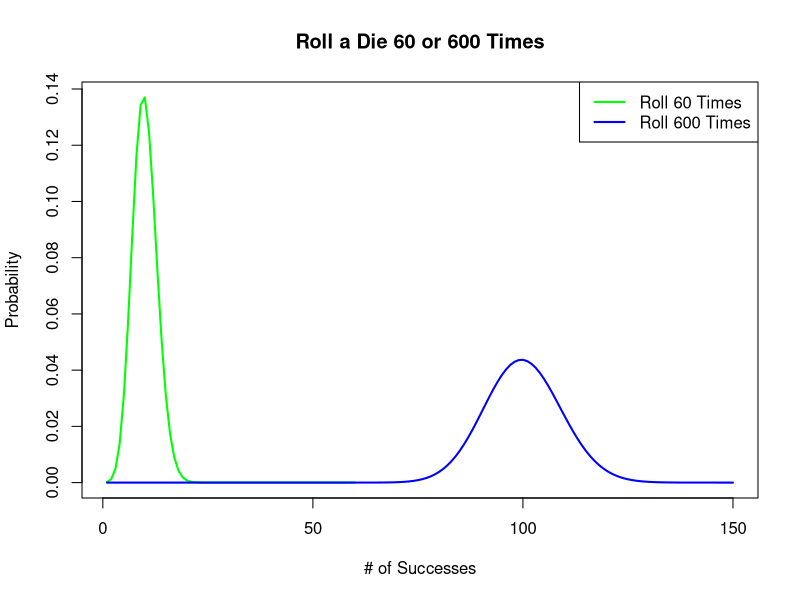
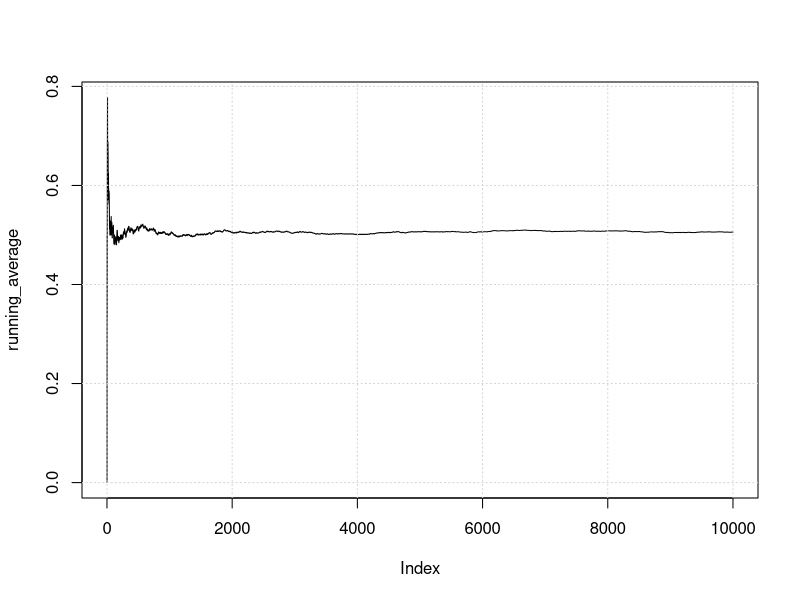
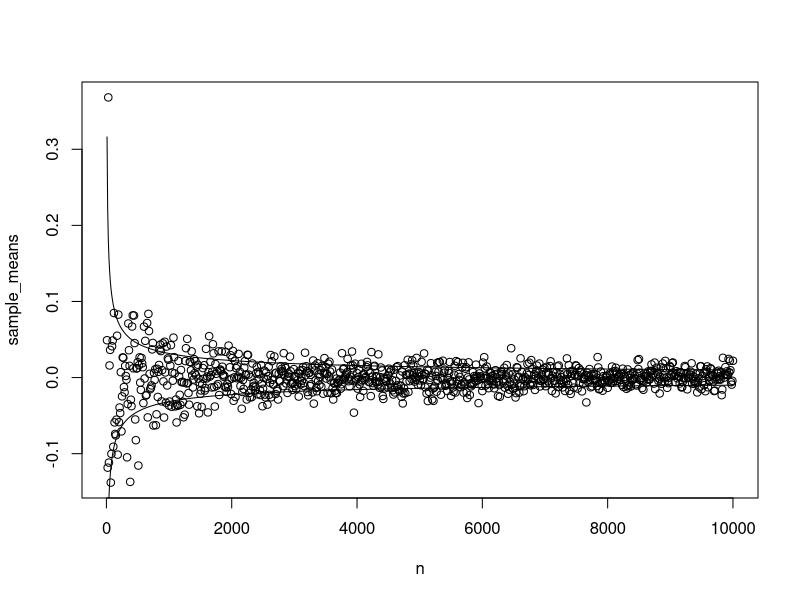
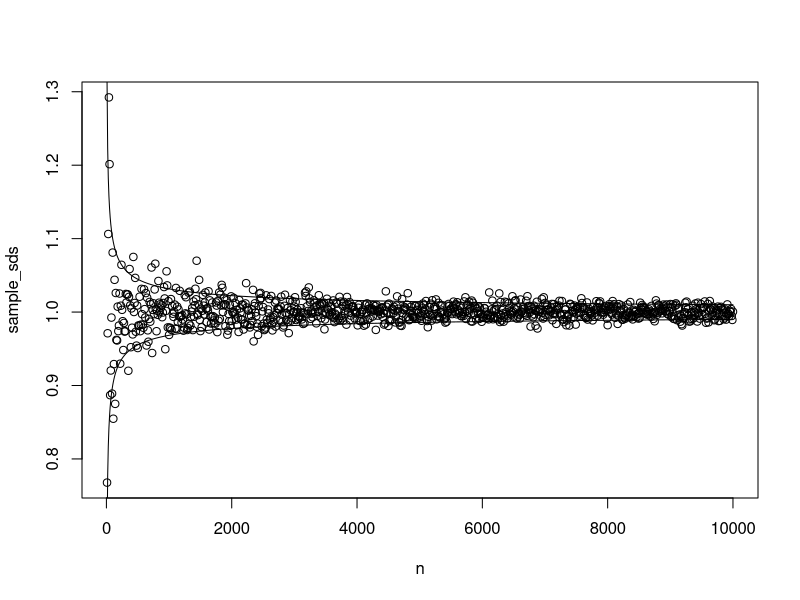

Reproduce these figures in R, in order.
##--------------------------------------------
##
## Sampling examples
##
## Class: PCE 350 Data Science Methods Class
##
##
##--------------------------------------------

## Create and data frame and look at the group size in the sample
data = data.frame(index = 1:200,
                  var1 = rnorm(200),
                  group = sample(1:4, 200, replace=TRUE, prob=c(0.1,0.3,0.4,0.2)))
require(dplyr)
data %>% group_by(group) %>% summarise(n.group = n(), mean.index = mean(var1))

##----Bernoulli Sampling-----
p = 0.1
bernoulli_sample = data[runif(200)<p,] # Yay for R vectorization
bernoulli_sample %>% group_by(group) %>% summarise(n.group = n(), mean.index = mean(var1))

##----Simple Random Sample-----
size = 15
simple_random_sample = data[sample(1:nrow(data), size),]
simple_random_sample %>% group_by(group) %>% summarise(n.group = n(), mean.index = mean(var1))


##-----Stratified Sampling for equal numbers -----
n = 5
stratified_sample = data %>% group_by(group) %>% sample_n(n, replace = FALSE)
stratified_sample %>% group_by(group) %>% summarise(n.group = n(), mean.index = mean(var1))


##----Cluster Sampling-----
num_clusters = 10
data$cluster_labels = sample(rep(1:num_clusters,each=2*num_clusters))
clusters_sampled = sample(1:10, 3) # Pick three clusters to sample
cluster_sample = data[data$cluster_labels %in% clusters_sampled,]
cluster_sample %>% group_by(cluster_labels) %>% summarise(n.group = n(), mean.index = mean(var1))
cluster_sample %>% group_by(group) %>% summarise(n.group = n(), mean.index = mean(var1))
cluster_sample %>% group_by(group, cluster_labels) %>% 
                   summarise(n.group = n(), mean.index = mean(var1)) %>%
                   arrange(cluster_labels, group)


##------Systematic Sampling-----
k = 5 # 100/5 = 20 observations
sys_sample_even = data[seq(1,nrow(data), by = k),]
sys_sample_even %>% group_by(group) %>% summarise(n.group = n(), mean.index = mean(var1))


k = 6 # 100/6 = 16.67 obs? hrm... do this:
# Pick a random start point between 1 and k:
start = sample(1:k,1)
#Sample every k:
sys_sample = data[seq(start,nrow(data), by=k),]
sys_sample_even %>% group_by(group) %>% summarise(n.group = n(), mean.index = mean(var1))



##-----Law of Large Numbers----
##-----Use rolls of dice-------
## set a probability
p_six = 1/6
xs = c(10, 100, 1000, 10000, 100000)
sizes = c(60, 600, 6000, 60000, 600000)
# roll the dice and find p(x)
Map(function(x,s) dbinom(x = x, size = s, prob=p_six), xs, sizes)


# Probability of within 5%?
# 1) p(7<x<13|60 trails)
pbinom(12, size=60, prob=p_six) - pbinom(7, size=60, prob=p_six)
# alternatively
sum(sapply(8:12, function(x) dbinom(x, size=60, prob=p_six)))


# 2) p(70<x<130|600 trails)
pbinom(129, size=600, prob=p_six) - pbinom(70, size=600, prob=p_six)
# alternatively
sum(sapply(71:129, function(x) dbinom(x, size=600, prob=p_six)))


# View Distributions:
x_60 = 1:60
y_60 = dbinom(x_60, size=60, prob=p_six)

x_600 = 1:150
y_600 = dbinom(x_600, size=600, prob=p_six)

plot(x_60, y_60, type='l', main='Roll a Die 60 or 600 Times', xlab="# of Successes",
     ylab="Probability", lwd=2, col="green", xlim=c(1,150))
lines(x_600, y_600, lwd=2, col="blue")
legend("topright", c("Roll 60 Times", "Roll 600 Times"), col=c("green", "blue"),
      lty=c(1,1), lwd=c(2,2))


##----Coin Flips-----
# Calculate a running average of N-trials of flipping a fair coin
n = 10000
outcomes = round(runif(n))
running_average = sapply(1:n, function(x) mean(outcomes[1:x]))
plot(running_average, type='l')
grid()

outcomes_sd = sd(outcomes)
outcomes_sd
outcomes_sd_theo = sqrt( 0.5 * (1 - 0.5) )
outcomes_sd_theo


##----St. Dev. vs. St. Error-----
n = seq(10,10000,len=1000)

sample_means = sapply(n, function(x) mean(rnorm(x)))
sample_sds = sapply(n, function(x) sd(rnorm(x)))

plot(n, sample_means) # Plot means
lines(n, 1/sqrt(n))   # Plot means +- st. error
lines(n, -1/sqrt(n))

plot(n, sample_sds)   # Plot sd's
lines(n, 1/sqrt(n)+1) # plot sd's +- st. error
lines(n, -1/sqrt(n)+1)

